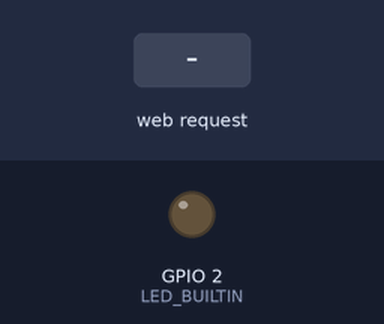
A sketch run on a simulated ESP8266 (NodeMCU). On the bench: output pins drawn as LEDs (lit = HIGH, except the on-board LED, lit = LOW). Inputs (shaded band) come from the test bench. WiFi joins after 1.5 s; servers stay silent unless stated; what the sketch prints to the serial monitor is not drawn.

Above: at 2.7 s.
2.8 s: HTTP request GET /on received
At 3.7 s:
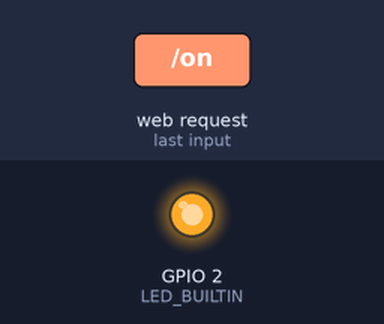
4.3 s: HTTP request GET /off received
At 4.8 s:
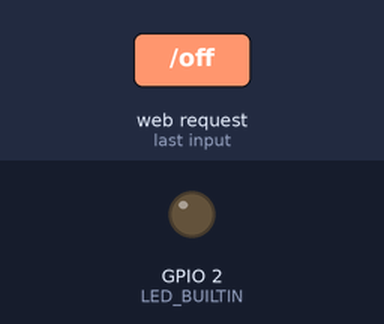
Timing chart, 0 to 7.3 s (numbered marks = the images above; inputs shaded):
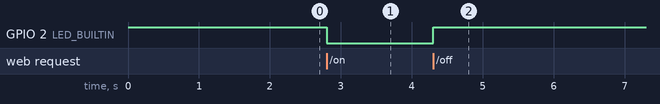

The sketch:

8_LED_WIFI.ino
```cpp
#include <ESP8266WiFi.h>
#include <WiFiClient.h>
#include <ESP8266WebServer.h>

const char* ssid = "OPPO_Reno7";
const char* password = "12345678";

ESP8266WebServer server(80);

void setup() {
  pinMode(LED_BUILTIN, OUTPUT);
  digitalWrite(LED_BUILTIN, HIGH);

  Serial.begin(9600);
  delay(10);

  // 連接到 WiFi 網路
  Serial.println();
  Serial.println();
  Serial.print("連接到 ");
  Serial.println(ssid);

  WiFi.begin(ssid, password);

  while (WiFi.status() != WL_CONNECTED) {
    delay(500);
    Serial.print(".");
  }
  Serial.println("");
  Serial.println("WiFi 已連接");
  Serial.println("IP 地址: ");
  Serial.println(WiFi.localIP());

  // 定義 HTTP 請求處理程序
  server.on("/", HTTP_GET, handleRoot);
  server.on("/on", HTTP_GET, handleOn);
  server.on("/off", HTTP_GET, handleOff);

  server.begin();
  Serial.println("HTTP 伺服器已啟動");
}

void loop() {
  server.handleClient();
}

// 處理根目錄請求，返回控制網頁
void handleRoot() {
  String html = "<!DOCTYPE html><html><head><title>ESP8266 LED 控制</title><meta charset=\"UTF-8\"><style>body { font-size: 24px; }</style></head><body><h1>ESP8266 LED 控制</h1><p>點擊以下按鈕以控制 LED：</p><p><a href=\"/on\"><button style=\"font-size: 24px;\">打開 LED</button></a>&nbsp;<a href=\"/off\"><button style=\"font-size: 24px;\">關閉 LED</button></a></p></body></html>";
  server.send(200, "text/html", html);
}

// 處理打開 LED 的請求
void handleOn() {
  digitalWrite(LED_BUILTIN, LOW);
  server.send(200, "text/html", "<!DOCTYPE html><html><head><meta charset=\"UTF-8\"><style>body { font-size: 24px; }</style></head><body><p>LED 已打開</p><p><a href=\"/\">返回</a></p></body></html>");
}

// 處理關閉 LED 的請求
void handleOff() {
  digitalWrite(LED_BUILTIN, HIGH);
  server.send(200, "text/html", "<!DOCTYPE html><html><head><meta charset=\"UTF-8\"><style>body { font-size: 24px; }</style></head><body><p>LED 已關閉</p><p><a href=\"/\">返回</a></p></body></html>");
}
```

Measured:
- after the input at 2.8 s, GPIO 2 (LED_BUILTIN): HIGH → LOW at once
- after the input at 4.3 s, GPIO 2 (LED_BUILTIN): LOW → HIGH at once
